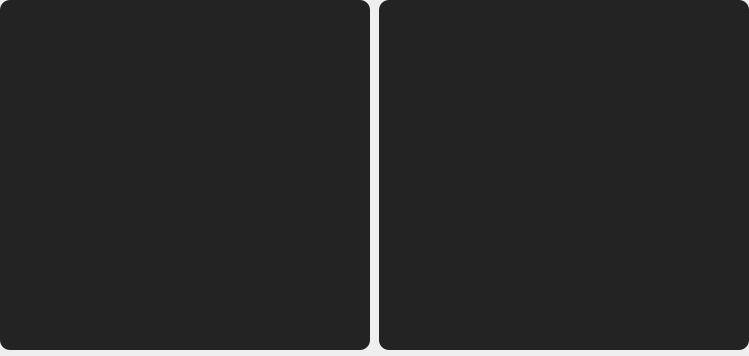
                     <widget class="QFrame" name="frame_10">
                      <property name="frameShape">
                       <enum>QFrame::NoFrame</enum>
                      </property>
                      <property name="frameShadow">
                       <enum>QFrame::Raised</enum>
                      </property>
                      <layout class="QHBoxLayout" name="horizontalLayout_15">
                       <property name="spacing">
                        <number>9</number>
                       </property>
                       <property name="leftMargin">
                        <number>0</number>
                       </property>
                       <property name="topMargin">
                        <number>0</number>
                       </property>
                       <property name="rightMargin">
                        <number>0</number>
                       </property>
                       <property name="bottomMargin">
                        <number>0</number>
                       </property>
                       <item>
                        <widget class="QFrame" name="frame_13">
                         <property name="frameShape">
                          <enum>QFrame::NoFrame</enum>
                         </property>
                         <property name="frameShadow">
                          <enum>QFrame::Raised</enum>
                         </property>
                         <layout class="QVBoxLayout" name="verticalLayout_17">
                          <property name="leftMargin">
                           <number>0</number>
                          </property>
                          <property name="topMargin">
                           <number>0</number>
                          </property>
                          <property name="rightMargin">
                           <number>0</number>
                          </property>
                          <property name="bottomMargin">
                           <number>0</number>
                          </property>
                          <item>
                           <widget class="QLabel" name="finger_print_1">
                            <property name="minimumSize">
                             <size>
                              <width>370</width>
                              <height>350</height>
                             </size>
                            </property>
                            <property name="maximumSize">
                             <size>
                              <width>370</width>
                              <height>350</height>
                             </size>
                            </property>
                            <property name="font">
                             <font>
                              <family>Arial</family>
                              <pointsize>11</pointsize>
                              <weight>75</weight>
                              <bold>true</bold>
                             </font>
                            </property>
                            <property name="styleSheet">
                             <string notr="true">QLabel{
	color: rgb(255, 255, 255);
	background-color: rgb(35, 35, 35);
	border-radius: 10px;
}</string>
                            </property>
                            <property name="text">
                             <string/>
                            </property>
                            <property name="alignment">
                             <set>Qt::AlignLeading|Qt::AlignLeft|Qt::AlignVCenter</set>
                            </property>
                           </widget>
                          </item>
                          <item>
                           <widget class="QFrame" name="frame_16">
                            <property name="styleSheet">
                             <string notr="true">QFrame{
	color: rgb(255, 255, 255);
	background-color: rgb(35, 35, 35);
	border-radius: 10px;
	padding-left:10px;
}</string>
                            </property>
                            <property name="frameShape">
                             <enum>QFrame::StyledPanel</enum>
                            </property>
                            <property name="frameShadow">
                             <enum>QFrame::Raised</enum>
                            </property>
                            <widget class="QPushButton" name="btn_browse_file_1">
                             <property name="geometry">
                              <rect>
                               <x>240</x>
                               <y>40</y>
                               <width>121</width>
                               <height>51</height>
                              </rect>
                             </property>
                             <property name="font">
                              <font>
                               <pointsize>10</pointsize>
                              </font>
                             </property>
                             <property name="styleSheet">
                              <string notr="true">QPushButton{
	color: rgb(255, 255, 255);
	background-color: rgb(45, 45, 45);
	border:none;
	border-radius: 10px;
}

QPushButton:hover{
	border-radius: 20px;
}

QPushButton:pressed{
	border: 2px solid rgb(255,255,255);	
}</string>
                             </property>
                             <property name="text">
                              <string>Browse</string>
                             </property>
                             <property name="icon">
                              <iconset resource="../resource/asset.qrc">
                               <normaloff>:/icons/asset/upload.svg</normaloff>:/icons/asset/upload.svg</iconset>
                             </property>
                             <property name="iconSize">
                              <size>
                               <width>30</width>
                               <height>30</height>
                              </size>
                             </property>
                             <property name="flat">
                              <bool>true</bool>
                             </property>
                            </widget>
                            <widget class="QLineEdit" name="image_file_1">
                             <property name="geometry">
                              <rect>
                               <x>10</x>
                               <y>40</y>
                               <width>221</width>
                               <height>51</height>
                              </rect>
                             </property>
                             <property name="font">
                              <font>
                               <pointsize>10</pointsize>
                              </font>
                             </property>
                             <property name="styleSheet">
                              <string notr="true">QLineEdit{
	color: rgb(255, 255, 255);
	border: 2px solid  rgb(45, 45, 45);
	border-radius:10px;
	padding-left: 10px;
}

QLineEdit:hover{
	border:2px solid rgb(35, 35, 35);
}

QLineEdit:focus{
	border:2px solid rgb(255, 255, 255);
}</string>
                             </property>
                             <property name="placeholderText">
                              <string>File path</string>
                             </property>
                             <property name="clearButtonEnabled">
                              <bool>true</bool>
                             </property>
                            </widget>
                            <widget class="QLabel" name="label_41">
                             <property name="geometry">
                              <rect>
                               <x>0</x>
                               <y>0</y>
                               <width>131</width>
                               <height>21</height>
                              </rect>
                             </property>
                             <property name="font">
                              <font>
                               <family>Arial</family>
                               <pointsize>10</pointsize>
                               <weight>50</weight>
                               <bold>false</bold>
                              </font>
                             </property>
                             <property name="styleSheet">
                              <string notr="true">QLabel{
	color: rgb(255, 255, 255);
	background-color: rgb(35, 35, 35);
	border-radius: 10px;
	padding-left:15px;
}</string>
                             </property>
                             <property name="text">
                              <string>Fingerprint</string>
                             </property>
                             <property name="alignment">
                              <set>Qt::AlignLeading|Qt::AlignLeft|Qt::AlignTop</set>
                             </property>
                            </widget>
                           </widget>
                          </item>
                         </layout>
                        </widget>
                       </item>
                       <item>
                        <widget class="QFrame" name="frame_15">
                         <property name="frameShape">
                          <enum>QFrame::NoFrame</enum>
                         </property>
                         <property name="frameShadow">
                          <enum>QFrame::Raised</enum>
                         </property>
                         <layout class="QVBoxLayout" name="verticalLayout_18">
                          <property name="leftMargin">
                           <number>0</number>
                          </property>
                          <property name="topMargin">
                           <number>0</number>
                          </property>
                          <property name="rightMargin">
                           <number>0</number>
                          </property>
                          <property name="bottomMargin">
                           <number>0</number>
                          </property>
                          <item>
                           <widget class="QLabel" name="finger_print_2">
                            <property name="minimumSize">
                             <size>
                              <width>370</width>
                              <height>350</height>
                             </size>
                            </property>
                            <property name="maximumSize">
                             <size>
                              <width>370</width>
                              <height>350</height>
                             </size>
                            </property>
                            <property name="font">
                             <font>
                              <family>Arial</family>
                              <pointsize>11</pointsize>
                              <weight>75</weight>
                              <bold>true</bold>
                             </font>
                            </property>
                            <property name="styleSheet">
                             <string notr="true">QLabel{
	color: rgb(255, 255, 255);
	background-color: rgb(35, 35, 35);
	border-radius: 10px;
}</string>
                            </property>
                            <property name="text">
                             <string/>
                            </property>
                            <property name="alignment">
                             <set>Qt::AlignLeading|Qt::AlignLeft|Qt::AlignVCenter</set>
                            </property>
                           </widget>
                          </item>
                          <item>
                           <widget class="QFrame" name="frame_17">
                            <property name="styleSheet">
                             <string notr="true">QFrame{
	color: rgb(255, 255, 255);
	background-color: rgb(35, 35, 35);
	border-radius: 10px;
	padding-left:10px;
}</string>
                            </property>
                            <property name="frameShape">
                             <enum>QFrame::StyledPanel</enum>
                            </property>
                            <property name="frameShadow">
                             <enum>QFrame::Raised</enum>
                            </property>
                            <widget class="QLineEdit" name="image_file_2">
                             <property name="geometry">
                              <rect>
                               <x>10</x>
                               <y>40</y>
                               <width>221</width>
                               <height>51</height>
                              </rect>
                             </property>
                             <property name="font">
                              <font>
                               <pointsize>10</pointsize>
                              </font>
                             </property>
                             <property name="styleSheet">
                              <string notr="true">QLineEdit{
	color: rgb(255, 255, 255);
	border: 2px solid  rgb(45, 45, 45);
	border-radius:10px;
	padding-left: 10px;
}

QLineEdit:hover{
	border:2px solid rgb(35, 35, 35);
}

QLineEdit:focus{
	border:2px solid rgb(255, 255, 255);
}</string>
                             </property>
                             <property name="placeholderText">
                              <string>File path</string>
                             </property>
                             <property name="clearButtonEnabled">
                              <bool>true</bool>
                             </property>
                            </widget>
                            <widget class="QPushButton" name="btn_browse_3">
                             <property name="geometry">
                              <rect>
                               <x>240</x>
                               <y>40</y>
                               <width>121</width>
                               <height>51</height>
                              </rect>
                             </property>
                             <property name="font">
                              <font>
                               <pointsize>10</pointsize>
                              </font>
                             </property>
                             <property name="styleSheet">
                              <string notr="true">QPushButton{
	color: rgb(255, 255, 255);
	background-color: rgb(45, 45, 45);
	border:none;
	border-radius: 10px;
}

QPushButton:hover{
	border-radius: 20px;
}

QPushButton:pressed{
	border: 2px solid rgb(255,255,255);	
}</string>
                             </property>
                             <property name="text">
                              <string>Browse</string>
                             </property>
                             <property name="icon">
                              <iconset resource="../resource/asset.qrc">
                               <normaloff>:/icons/asset/upload.svg</normaloff>:/icons/asset/upload.svg</iconset>
                             </property>
                             <property name="iconSize">
                              <size>
                               <width>30</width>
                               <height>30</height>
                              </size>
                             </property>
                             <property name="flat">
                              <bool>true</bool>
                             </property>
                            </widget>
                            <widget class="QLabel" name="label_43">
                             <property name="geometry">
                              <rect>
                               <x>0</x>
                               <y>0</y>
                               <width>121</width>
                               <height>21</height>
                              </rect>
                             </property>
                             <property name="font">
                              <font>
                               <family>Arial</family>
                               <pointsize>10</pointsize>
                               <weight>50</weight>
                               <bold>false</bold>
                              </font>
                             </property>
                             <property name="styleSheet">
                              <string notr="true">QLabel{
	color: rgb(255, 255, 255);
	background-color: rgb(35, 35, 35);
	border-radius: 10px;
	padding-left:15px;
}</string>
                             </property>
                             <property name="text">
                              <string>Fingerprint</string>
                             </property>
                             <property name="alignment">
                              <set>Qt::AlignLeading|Qt::AlignLeft|Qt::AlignTop</set>
                             </property>
                            </widget>
                           </widget>
                          </item>
                         </layout>
                        </widget>
                       </item>
                      </layout>
                     </widget>
